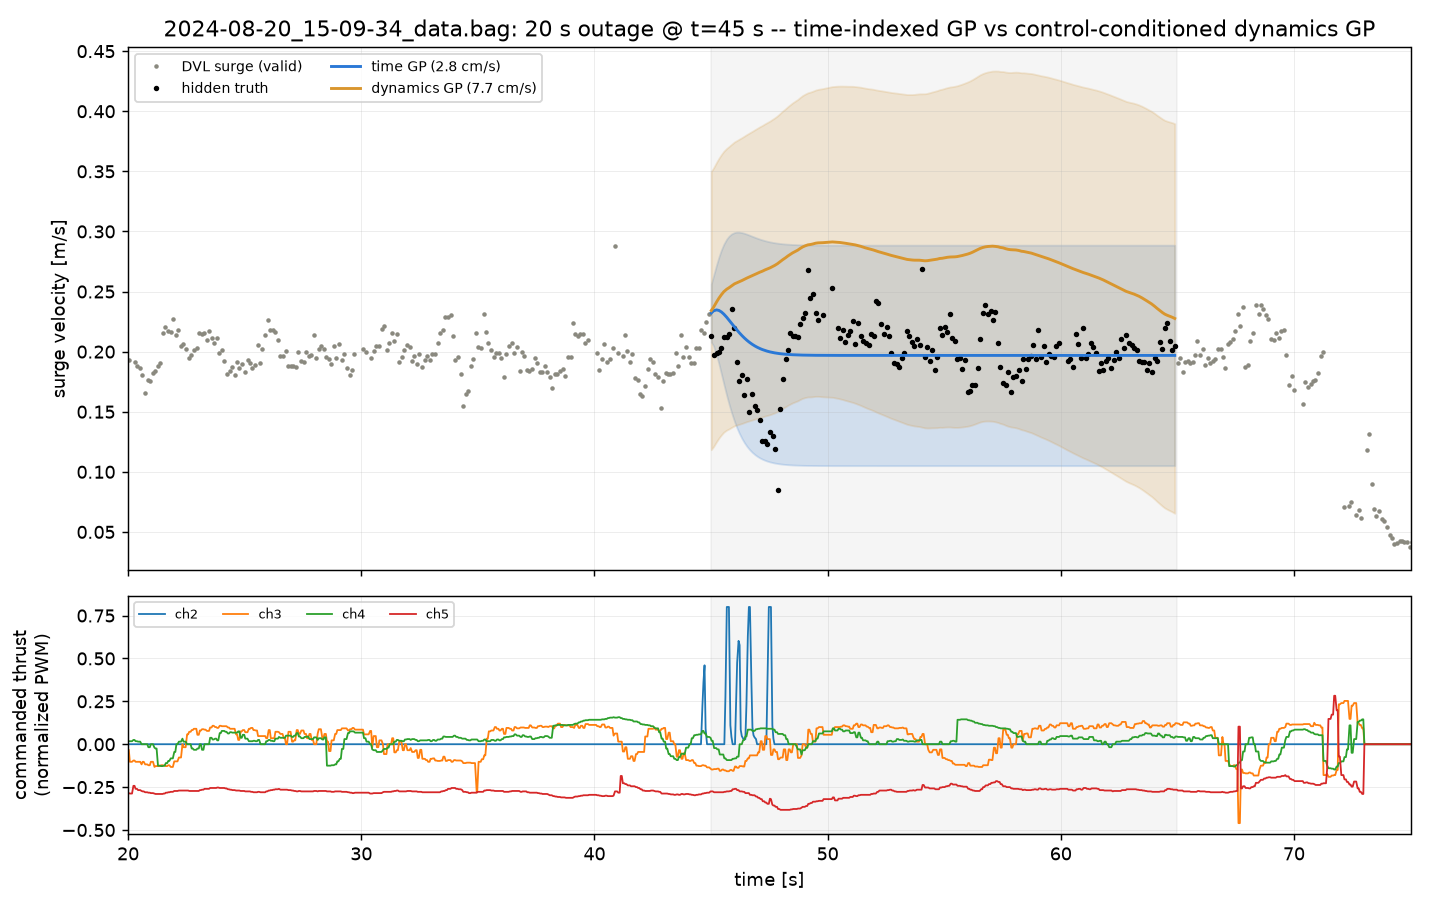

The script that saved this image:
# /// script
# requires-python = ">=3.10"
# dependencies = ["numpy", "scikit-learn", "matplotlib", "rosbags"]
# ///
"""POC 7 -- control-conditioned dynamics GP (PILCO-style) as an outage bridge.

The ensemble re-evaluation (../eval/RESULTS.md) showed the time-indexed
causal GP is structurally overconfident during maneuvers: regressing v(t)
on time alone, it cannot see an acceleration that starts inside the gap.
The robotics answer (Deisenroth & Rasmussen, PILCO) is to regress the
*dynamics* on state and action instead:

    a = dv/dt ~ f(v, u_thrust),

because the commanded thrust u is still known during a DVL outage, and a
process that is nonstationary in time is close to stationary in (v, u).
Semi-parametric: a ridge-fit linear mean (thrust gains + damping) carries
the physics; a GP learns the residual; the outage is bridged by rolling
the model forward from the last good fix with the logged commands,
accumulating the model's own predictive variance each step.

This demo runs both bridges on one maneuver-containing gap of a SOLAQUA
bag (auto-downloaded) and plots them against the hidden DVL truth,
alongside the thrust commands that make the maneuver visible to the
dynamics model. The ensemble verdict on this supplier across all bags/gaps
lives in ../eval/RESULTS.md ("dynamics-GP" section); this script is the
single-gap illustration, not the evidence.

Run from gp-research/:  uv run poc/poc_07_dynamics_gp.py
"""
from __future__ import annotations

import sys
import warnings
from pathlib import Path

import numpy as np
import matplotlib

matplotlib.use("Agg")
import matplotlib.pyplot as plt

sys.path.insert(0, str(Path(__file__).resolve().parent.parent))

from eval.bridges import (  # noqa: E402
    GP_LS_BOUNDS_10HZ,
    dynamics_bridge,
    dynamics_calibrate,
    gp_bridge,
    select_train,
)
from eval.data import load_solaqua_bag  # noqa: E402
from eval.metrics import rmse  # noqa: E402

warnings.filterwarnings("ignore")

BAG = "2024-08-20_15-09-34_data.bag"     # dynamic net-following run, thrust logged
GAP_START, GAP_LEN = 45.0, 20.0
CAL_WINDOW_S = 60.0                      # causal GP trailing window (eval protocol)

C_GP, C_DYN, C_MEAS = "#2a78d6", "#d9962e", "#8a897f"

d = load_solaqua_bag(BAG)
a50, thr = d["a50"], d["thrust"]
t, v, fom = a50["t"], a50["v"], a50["fom"]
gap_end = GAP_START + GAP_LEN
in_gap = (t >= GAP_START) & (t < gap_end)
t_hid, v_hid = t[in_gap], v[in_gap]

i0 = np.flatnonzero(t < GAP_START)[-1]
t0, v0 = t[i0], v[i0]
var0 = max(fom[i0] ** 2, 1e-4)

# time-indexed causal GP (trailing window), surge axis
mask_c = select_train(t, (GAP_START, GAP_LEN), True, CAL_WINDOW_S)
gp_mean, gp_std = gp_bridge(t[mask_c], v[mask_c, 0], t_hid, True,
                             length_scale_bounds=GP_LS_BOUNDS_10HZ)

# control-conditioned dynamics GP (all pre-gap data -- causal)
pre = t < GAP_START
cal = dynamics_calibrate(t[pre], v[pre], thr["t"], thr["u"])
t_dyn, dyn_mean3, dyn_std3 = dynamics_bridge(cal, v0, t0, thr["t"], thr["u"],
                                              gap_end, var0=var0)
dyn_mean = np.interp(t_hid, t_dyn, dyn_mean3[:, 0])
dyn_std = np.interp(t_hid, t_dyn, dyn_std3[:, 0])

r_gp, r_dyn = rmse(gp_mean, v_hid[:, 0]), rmse(dyn_mean, v_hid[:, 0])
r_zoh = rmse(np.full(t_hid.size, v0[0]), v_hid[:, 0])

fig, (ax1, ax2) = plt.subplots(2, 1, figsize=(11, 7), sharex=True,
                                height_ratios=[2.2, 1])

ax1.plot(t[~in_gap], v[~in_gap, 0], ".", ms=3, color=C_MEAS, label="DVL surge (valid)")
ax1.plot(t_hid, v_hid[:, 0], ".", ms=4, color="k", label="hidden truth")
ax1.plot(t_hid, gp_mean, color=C_GP, lw=1.6, label=f"time GP ({r_gp*100:.1f} cm/s)")
ax1.fill_between(t_hid, gp_mean - 2 * gp_std, gp_mean + 2 * gp_std,
                  color=C_GP, alpha=0.18)
ax1.plot(t_hid, dyn_mean, color=C_DYN, lw=1.6, label=f"dynamics GP ({r_dyn*100:.1f} cm/s)")
ax1.fill_between(t_hid, dyn_mean - 2 * dyn_std, dyn_mean + 2 * dyn_std,
                  color=C_DYN, alpha=0.18)
ax1.axvspan(GAP_START, gap_end, color="0.5", alpha=0.08)
ax1.set_xlim(GAP_START - 25, gap_end + 10)
ax1.set_ylabel("surge velocity [m/s]")
ax1.legend(fontsize=8, ncol=2)
ax1.grid(alpha=0.25, lw=0.5)
ax1.set_title(f"{BAG}: {GAP_LEN:.0f} s outage @ t={GAP_START:.0f} s -- "
              "time-indexed GP vs control-conditioned dynamics GP")

for i, lbl in enumerate(["ch2", "ch3", "ch4", "ch5"]):
    ax2.plot(thr["t"], thr["u"][:, i], lw=1, label=lbl)
ax2.axvspan(GAP_START, gap_end, color="0.5", alpha=0.08)
ax2.set_xlabel("time [s]")
ax2.set_ylabel("commanded thrust\n(normalized PWM)")
ax2.legend(fontsize=7, ncol=4)
ax2.grid(alpha=0.25, lw=0.5)

fig.tight_layout()
out = Path(__file__).resolve().parent / "poc_07_dynamics_gp.png"
fig.savefig(out, dpi=130)

print(f"gap RMSE [cm/s]: time-GP {r_gp*100:.2f} | dynamics-GP {r_dyn*100:.2f} | "
      f"ZOH {r_zoh*100:.2f}; linear-mean R^2 per axis "
      f"{np.round(cal.lin_r2, 3).tolist()} -- the commands are visible to the "
      "dynamics model during the gap, but how much they explain on this "
      "tethered ROV is an empirical question; see ../eval/RESULTS.md.")
print(f"wrote {out}")
